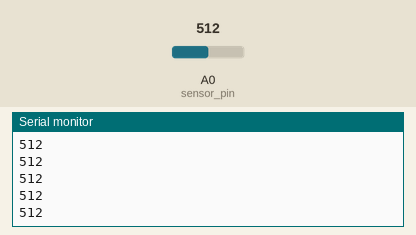
Recording of a sketch running on a simulated Arduino Uno, built with avr-gcc and run on an emulated ATmega328P. Shown: the last lines printed to the serial monitor. Inputs (shaded band) come from the test bench; at power-on: A0 (sensor_pin) = 512.

Above: at 1.2 s.
1.3 s: A0 (sensor_pin) set to 716
At 1.68 s:
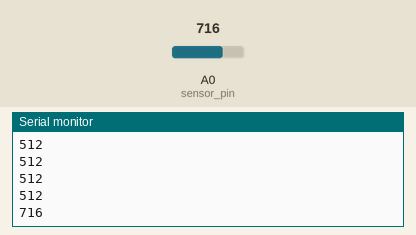
2.8 s: A0 (sensor_pin) set to 900
At 2.93 s:
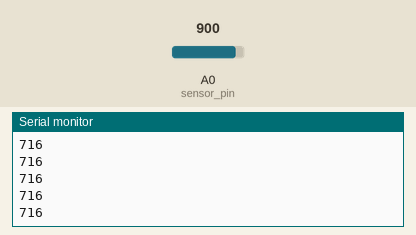
Timing chart, 0 to 5.8 s (numbered marks = the images above; inputs shaded):
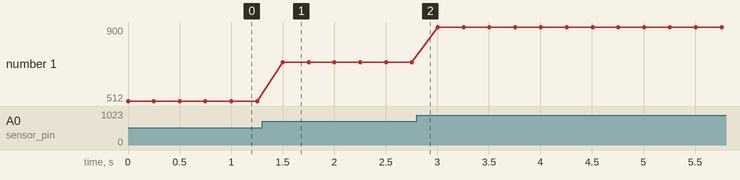

Measured:
- after the input at 1.3 s, the serial monitor: prints a new line after 0.20 s (image 1)
- plotted number 1: 512 → 716 after the input at 1.3 s, 716 → 900 after the input at 2.8 s

The sketch:

gy_magnetiksensor_SS49E.ino
```cpp
/*
 gungor 29/10/2017
 magyatik senser SS49E
 1.Vcc, 2.GND, 3.Output
 */
byte sensor_pin = A0;
void setup() {
  Serial.begin(9600);
  pinMode(sensor_pin,INPUT);
}

void loop() {
  Serial.println(analogRead(sensor_pin));
  delay(250);
}
```
